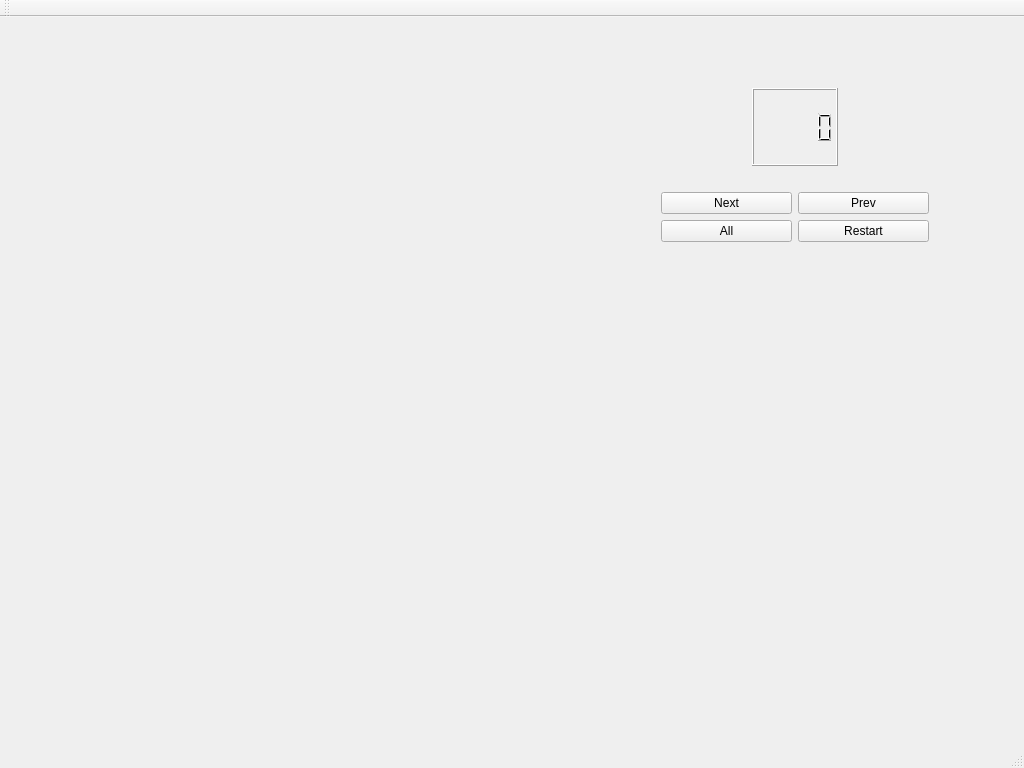
<?xml version="1.0" encoding="UTF-8"?>
<ui version="4.0">
 <class>MainWindow</class>
 <widget class="QMainWindow" name="MainWindow">
  <property name="geometry">
   <rect>
    <x>0</x>
    <y>0</y>
    <width>1024</width>
    <height>768</height>
   </rect>
  </property>
  <property name="windowTitle">
   <string>MainWindow</string>
  </property>
  <widget class="QWidget" name="centralWidget">
   <widget class="QWidget" name="layoutWidget">
    <property name="geometry">
     <rect>
      <x>650</x>
      <y>60</y>
      <width>290</width>
      <height>176</height>
     </rect>
    </property>
    <layout class="QGridLayout" name="gridLayout_2">
     <item row="0" column="0">
      <spacer name="verticalSpacer">
       <property name="orientation">
        <enum>Qt::Vertical</enum>
       </property>
       <property name="sizeHint" stdset="0">
        <size>
         <width>78</width>
         <height>58</height>
        </size>
       </property>
      </spacer>
     </item>
     <item row="0" column="1">
      <widget class="QLCDNumber" name="lcdNumber"/>
     </item>
     <item row="0" column="2">
      <spacer name="verticalSpacer_2">
       <property name="orientation">
        <enum>Qt::Vertical</enum>
       </property>
       <property name="sizeHint" stdset="0">
        <size>
         <width>58</width>
         <height>68</height>
        </size>
       </property>
      </spacer>
     </item>
     <item row="1" column="0" colspan="3">
      <spacer name="horizontalSpacer">
       <property name="orientation">
        <enum>Qt::Horizontal</enum>
       </property>
       <property name="sizeHint" stdset="0">
        <size>
         <width>288</width>
         <height>20</height>
        </size>
       </property>
      </spacer>
     </item>
     <item row="2" column="0" colspan="3">
      <layout class="QGridLayout" name="gridLayout">
       <item row="1" column="2">
        <widget class="QPushButton" name="restartButton">
         <property name="enabled">
          <bool>true</bool>
         </property>
         <property name="text">
          <string>Restart</string>
         </property>
        </widget>
       </item>
       <item row="1" column="1">
        <widget class="QPushButton" name="allButton">
         <property name="text">
          <string>All</string>
         </property>
        </widget>
       </item>
       <item row="0" column="1">
        <widget class="QPushButton" name="nextButton">
         <property name="enabled">
          <bool>true</bool>
         </property>
         <property name="text">
          <string>Next</string>
         </property>
        </widget>
       </item>
       <item row="0" column="2">
        <widget class="QPushButton" name="prevButton">
         <property name="text">
          <string>Prev</string>
         </property>
        </widget>
       </item>
      </layout>
     </item>
    </layout>
   </widget>
  </widget>
  <widget class="QMenuBar" name="menuBar">
   <property name="geometry">
    <rect>
     <x>0</x>
     <y>0</y>
     <width>1024</width>
     <height>22</height>
    </rect>
   </property>
  </widget>
  <widget class="QToolBar" name="mainToolBar">
   <attribute name="toolBarArea">
    <enum>TopToolBarArea</enum>
   </attribute>
   <attribute name="toolBarBreak">
    <bool>false</bool>
   </attribute>
  </widget>
  <widget class="QStatusBar" name="statusBar"/>
 </widget>
 <layoutdefault spacing="6" margin="11"/>
 <resources/>
 <connections/>
</ui>
